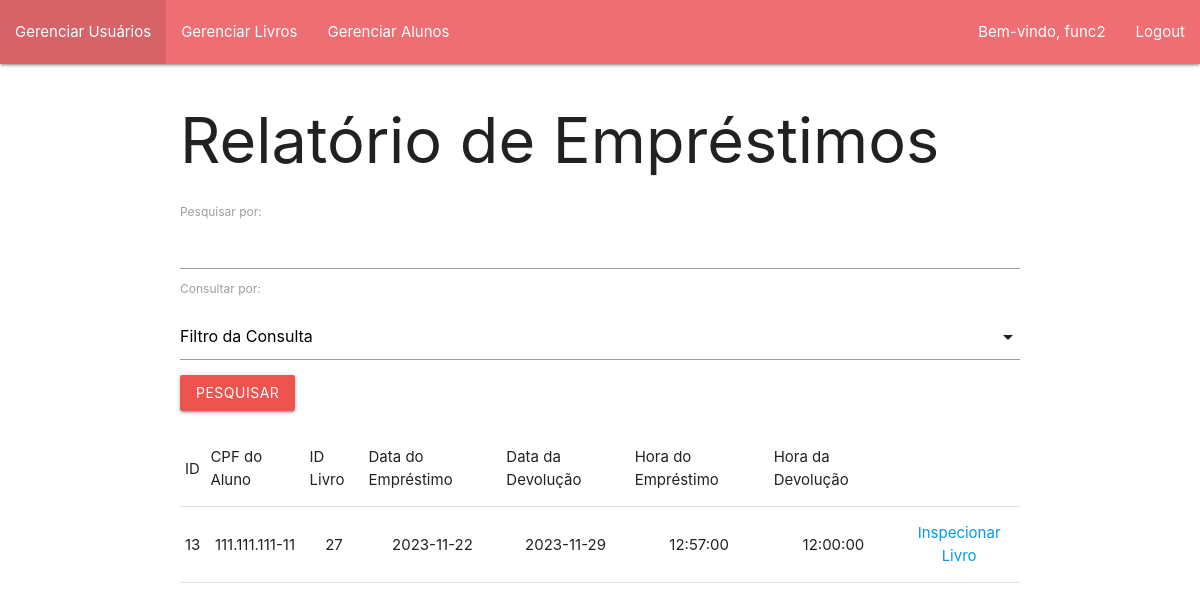
Page /admin/emprestimo_read.php (signed in) on the committed database.
### tables this page shows
CREATE TABLE IF NOT EXISTS `emprestimo` (
  `id_emprestimo` int(11) NOT NULL AUTO_INCREMENT,
  `id_cpf_aluno` varchar(20) DEFAULT NULL,
  `id_livro` int(11) DEFAULT NULL,
  `data_emprestimo` date DEFAULT NULL,
  `data_retorno` date DEFAULT NULL,
  `hora_emprestimo` time DEFAULT NULL,
  `hora_retorno` time DEFAULT NULL,
  `comentarios` varchar(400) DEFAULT NULL,
  PRIMARY KEY (`id_emprestimo`),
  KEY `FK_emprestimo_aluno` (`id_cpf_aluno`),
  KEY `FK_emprestimo_livros` (`id_livro`),
  CONSTRAINT `FK_emprestimo_aluno` FOREIGN KEY (`id_cpf_aluno`) REFERENCES `aluno` (`cpf`) ON DELETE NO ACTION ON UPDATE CASCADE,
  CONSTRAINT `FK_emprestimo_livros` FOREIGN KEY (`id_livro`) REFERENCES `livros` (`id_livro`) ON DELETE NO ACTION ON UPDATE CASCADE
);

### admin/emprestimo_read.php (the view, shortened to what this page needs)
<!DOCTYPE html>
<html lang="en">
<head>
    <link type="text/css" rel="stylesheet" href="../materialize/css/materialize.min.css"  media="screen,projection"/>
</head>
<body>
    <?php include 'navbar.php' ?>
    <div class="container">
        <h1>Relatório de Empréstimos</h1>
        <form method="post">
            <label for="search">Pesquisar por:</label>
            <input type="text" id="search" name="pesquisa" autocomplete="off">
            <label for="consultaPor">Consultar por: </label>
            <div class="input-field col s12">
            </div>
            <div class="row">
                <button class="btn red lighten-1" type="submit" name="submit">Pesquisar</button>
            </div>
        </form>
        <div class="row">
            <table class="stripped centered">
                <thead>
                    <tr>
                        <td>ID</td>
                        <td>CPF do Aluno</td>
                        <td>ID Livro</td>
                        <td>Data do Empréstimo</td>
                        <td>Data da Devolução</td>
                        <td>Hora do Empréstimo</td>
                        <td>Hora da Devolução</td>
                    </tr>
                </thead>
                <tbody>
                    <?php
                        include 'connect.php';
                        include 'classes.php';
                        if(!isset($_POST['submit']))
                        {
                            $query = "SELECT * FROM emprestimo";
                            $stmt = $mysqli->prepare($query);
                            $stmt->execute();
                            $result = $stmt->get_result();
                            $rows = $result->fetch_all(MYSQLI_NUM);
                        }
                        foreach($rows as $row)
                        {
                            echo "<tr>";
                            foreach($row as $columnIndex=>$entry)
                            {
                                if($columnIndex == 7)
                                {
                                    continue;
                                }
                                echo "<td>$entry</td>";
                            }
                            echo "<td><a href='./livros_insp.php?id=$row[2]'>Inspecionar Livro</a></td>";
                            echo "</tr>";
                        }
                    ?>
                </tbody>
            </table>
        </div>
    </div>
</body>
</html>

### rows in the picture
emprestimo: id_emprestimo "13", id_cpf_aluno "111.111.111-11", id_livro "27", data_emprestimo "2023-11-22", data_retorno "2023-11-29", hora_emprestimo "12:57:00", hora_retorno "12:00:00"

### other values in the picture
$nome "func2"
